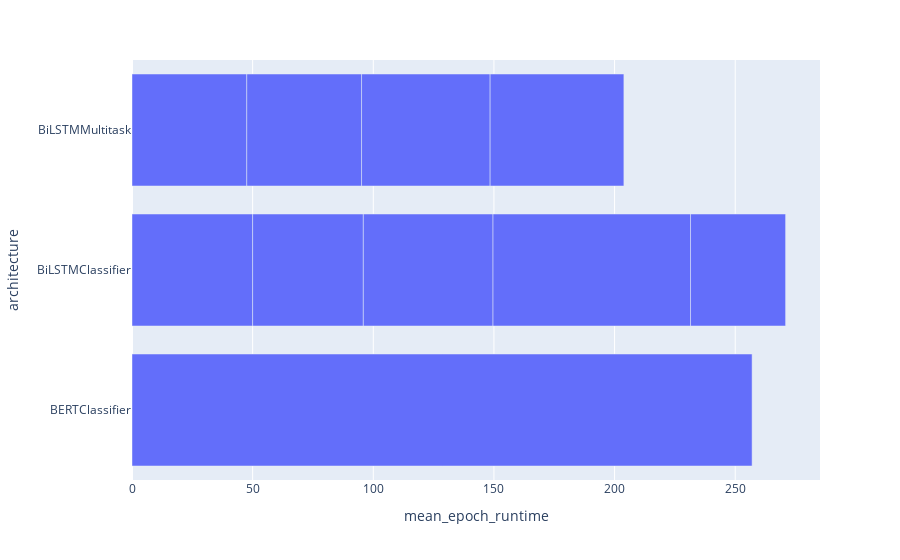

The notebook cell this image was saved under:
### Code cell
px.bar(df_table, x=df_table["mean_epoch_runtime"], y=df_table["architecture"])

### Figure 1 — Plotly figure (JSON) as saved in the notebook; plotly's stock layout.template omitted (floating-point values rounded to 4 significant figures)
{"data": [{"alignmentgroup": "True", "hovertemplate": "mean_epoch_runtime=%{x}<br>architecture=%{y}<extra></extra>", "legendgroup": "", "marker": {"color": "#636efa", "pattern": {"shape": ""}}, "name": "", "offsetgroup": "", "orientation": "h", "showlegend": false, "textposition": "auto", "type": "bar", "x": [257, 50, 45.88, 53.75, 81.86, 39.4, 47.57, 47.57, 53.29, 55.43], "xaxis": "x", "y": ["BERTClassifier", "BiLSTMClassifier", "BiLSTMClassifier", "BiLSTMClassifier", "BiLSTMClassifier", "BiLSTMClassifier", "BiLSTMMultitask", "BiLSTMMultitask", "BiLSTMMultitask", "BiLSTMMultitask"], "yaxis": "y"}], "layout": {"barmode": "relative", "legend": {"tracegroupgap": 0}, "margin": {"t": 60}, "xaxis": {"anchor": "y", "domain": [0, 1], "title": {"text": "mean_epoch_runtime"}}, "yaxis": {"anchor": "x", "domain": [0, 1], "title": {"text": "architecture"}}}}
